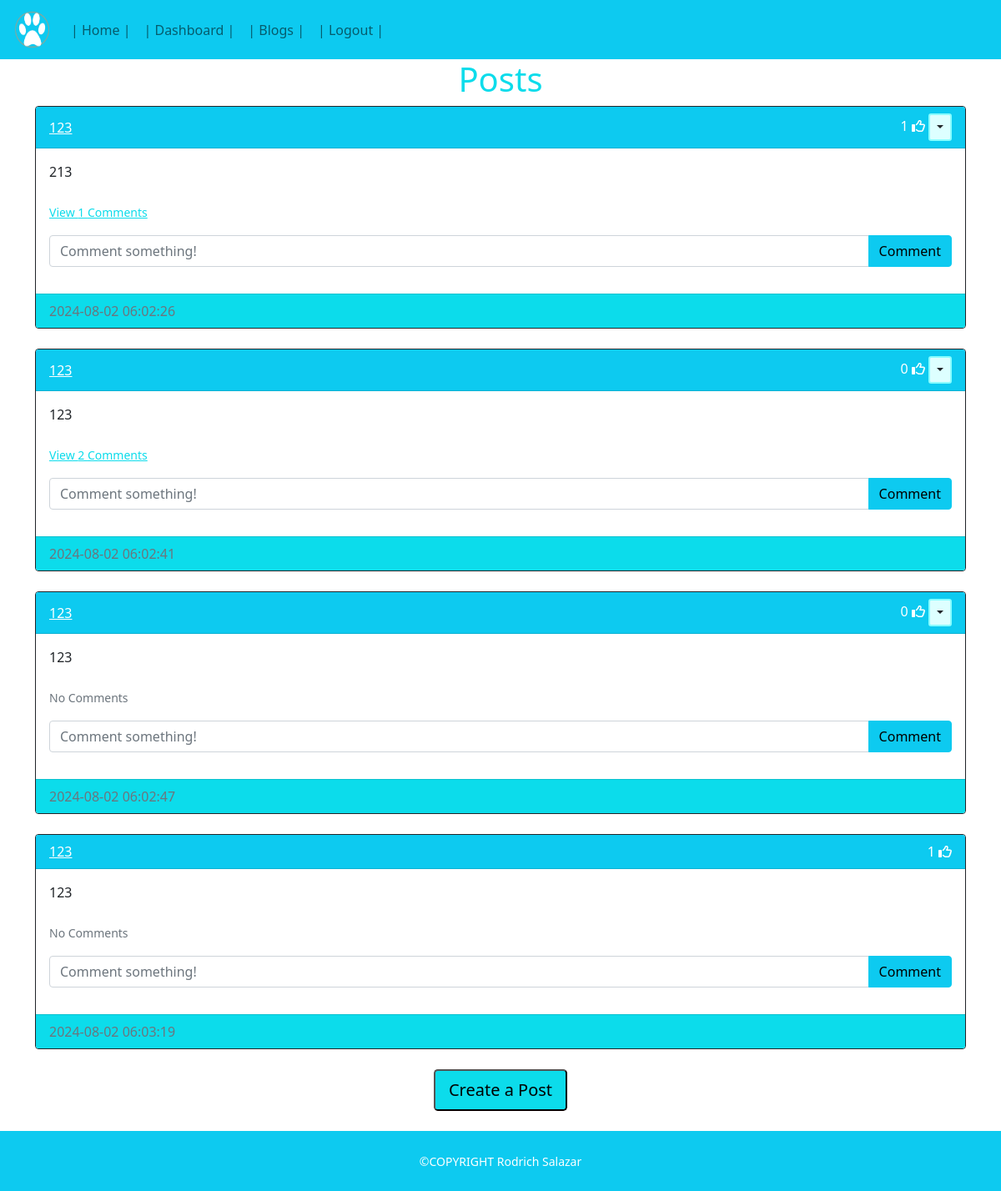
Page /blogs (signed in) on the committed database.
### website/models.py (models this page shows)
class Post(db.Model):
    id = db.Column(db.Integer, primary_key=True)
    text = db.Column(db.Text, nullable=False)
    date_created = db.Column(db.DateTime(timezone=True), default=func.now())
    author = db.Column(db.Integer, db.ForeignKey('user.id', ondelete="CASCADE"), nullable=False)
    comments = db.relationship('Comment', backref='post', passive_deletes=True)
    likes = db.relationship('Like', backref='post', passive_deletes=True)

class User(db.Model, UserMixin):
    id = db.Column(db.Integer, primary_key=True)
    email = db.Column(db.String(150), unique=True)
    username = db.Column(db.String(150))
    password = db.Column(db.String(150))
    date = db.Column(db.DateTime(timezone=True), default=func.now())
    notes = db.relationship('Note')
    posts = db.relationship('Post', backref='user', passive_deletes=True)
    comments = db.relationship('Comment', backref='user', passive_deletes=True)
    likes = db.relationship('Like', backref='user', passive_deletes=True)

### website/views.py (the view)
@views.route("/blogs", methods = ['GET', 'POST'])
@login_required
def blog():
    posts = Post.query.all()
    return render_template("blogs.html", user=current_user, posts=posts)

### website/__init__.py (called while the page is built)
def create_app():
    app = Flask(__name__)
    app.config['SECRET_KEY'] = 'ENWI!*!*uh981821huwha'
    app.config['SQLALCHEMY_DATABASE_URI'] = f'sqlite:///{DB_NAME}'
    db.init_app(app)
    from .views import views
    from .auth import auth
    app.register_blueprint(views, url_prefix='/')
    app.register_blueprint(auth, url_prefix='/')
    from .models import User, Note, Post, Comment, Like
    with app.app_context():
        db.create_all()
    login_manager = LoginManager()
    login_manager.login_view = 'auth.login'
    login_manager.init_app(app)
    @login_manager.user_loader
    def load_user(id):
        return User.query.get(int(id))
    return app

### website/templates/blogs.html (shortened to what this page needs)
{% extends "posts_template.html" %}

### website/templates/posts_template.html (shortened to what this page needs)
{% extends "template.html" %}
{% block content%}
  <h1 align="center">{% block header %}Posts{% endblock %}</h1>
<div class="container">
  <div id="posts">
    {% for post in posts %}
    <div class="card border-dark">
      <div class="card-header text-white bg-info d-flex justify-content-between align-items-center">
        <a class="postslink" href="/posts/{{post.user.username}}">{{post.user.username}}</a>
        <div>
          <span id="likes-count-{{post.id}}">
            {{ post.likes|length }}</span>
            {% if user.id in post.likes|map(attribute="author")|list %}
            <i
              class="fas fa-thumbs-up"
              id="like-button-{{post.id}}"
              onclick="like({{post.id}})"
            ></i>
            {% else %}
            <i
              class="far fa-thumbs-up"
              id="like-button-{{post.id}}"
              onclick="like({{post.id}})"
            ></i>
           {% endif %}
          {% if user.id == post.author %}
          <div class="btn-group">
            <button
              type="button"
              class="btn btn-sm btndropdown dropdown-toggle"
              data-bs-toggle="dropdown"
            ></button>
          </div>
            {% endif %}
        </div>
      </div>
      <div class="card-body">
        <div class="card-text">{{post.text}}</div>
        <br />
        <p class="card-text">
          {% if post.comments|length > 0 %}
          <a class="commenttxt" data-bs-toggle="collapse" href="#comments-{{post.id}}" role="button">
            <small class="commenttxt" >View {{post.comments|length}} Comments</small>
          </a>
          {% else %}
          <small class="text-muted">No Comments</small>
          {% endif %}
        </p>
        <form
          class="input-group mb-3"
          method="POST"
          action="/create-comment/{{post.id}}"
        >
          <input
            type="text"
            id="text"
            name="text"
            class="form-control"
            placeholder="Comment something!"
          />
          <button type="submit" class="btn btn-info">Comment</button>
        </form>
      </div>
      <div class="card-footer blogfooter text-muted">{{post.date_created}}</div>
    </div>
    <br/> {% endfor %}
  </div>
  {% block footer %}
  <div align="center">
    <a href="/create-post">
      <button type="button" class="btn-lg blogbutton">
        Create a Post
      </button>
    </a> </br>
  </div>
</div>
  {% endblock %} {% endblock %}

### website/static/css/styles.css (style rules this page uses)
body { min-height: 100vh; display: flex; flex-direction: column; }
h1 { color: #0cdceb; }
.postslink { color: white }
.commenttxt { color:#0cdceb; }
.blogfooter { background-color: #0cdceb; }
.blogbutton { background-color: #0cdceb; }
.btndropdown { border-width: 2px; border-color: #89feff; background: #ddffff; }

### rows in the picture
Post: user.username "123", likes|length "1", text "213", comments|length "1", date_created "2024-08-02 06:02:26"
Post: user.username "123", likes|length "0", text "123", comments|length "2", date_created "2024-08-02 06:02:41"
Post: user.username "123", likes|length "0", text "123", shows "No Comments", date_created "2024-08-02 06:02:47"
Post: user.username "123", likes|length "1", text "123", shows "No Comments", date_created "2024-08-02 06:03:19"
